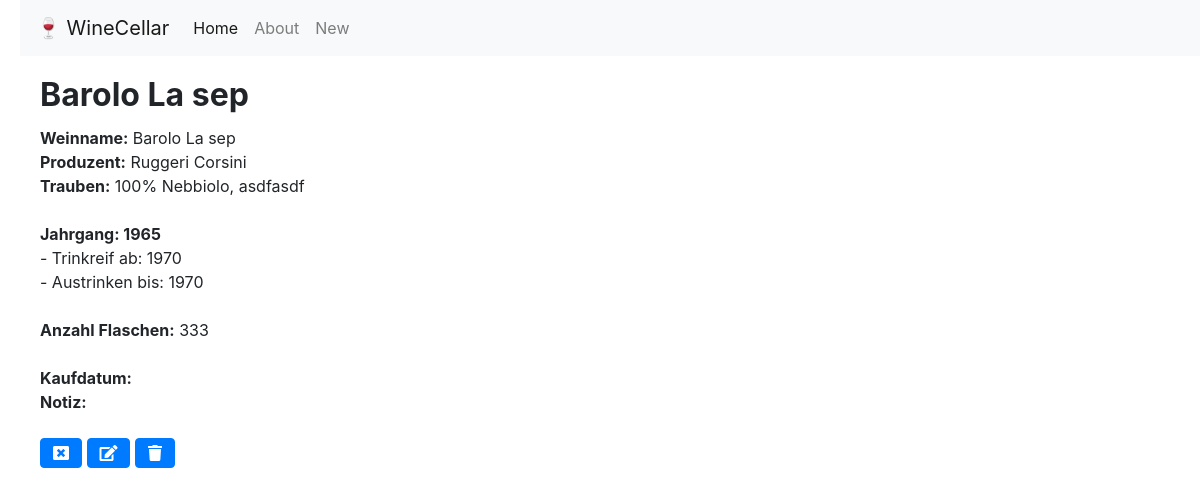
Page /wine/2 on the committed database.
### wine/models.py (models this page shows)
class Wine(models.Model):
    winename = models.CharField(max_length=200, blank=True,)
    producer = models.CharField(max_length=200, blank=True,)
    grapes = models.CharField(max_length=200, blank=True,)
    year = models.CharField(max_length=200, blank=True,)
    country = models.CharField(max_length=200, blank=True,)
    region = models.CharField(max_length=200, blank=True,)
    purchase = models.CharField(max_length=200, blank=True,)
    notes = models.CharField(max_length=400, blank=True,)
    drinkfrom = models.CharField(max_length=200, blank=True,)
    drinkto = models.CharField(max_length=200, blank=True,)
    nmbrbottles = models.IntegerField(default=0)
    entrydate = models.DateTimeField('date published', null=True,)
    editdate = models.DateTimeField(null=True,)

### wine/views.py (the view)
# urls.py: path('wine/<int:pk>', views.DetailView.as_view(), name='wine_detail'),
class DetailView(generic.DetailView):
    model = Wine
    template_name = 'wine/wine_detail.html'

### wine/templates/wine/wine_detail.html (shortened to what this page needs)
{% extends "./base.html" %}
{% block content %}
  <div class="card-body">
      <h2 class="card-title"><b>{{ wine.winename }}</b></h2>
    <div class="card-text">
        <b>Weinname:</b>      {{ wine.winename }}<br>
        <b>Produzent:</b> {{ wine.producer }}<br>
        <b>Trauben:</b> {{ wine.grapes }}<br><br>
        <b>Jahrgang: {{ wine.year }}</b><br>
           - Trinkreif ab: {{ wine.drinkfrom }}<br>
           - Austrinken bis: {{ wine.drinkto }}<br>
        <br>
        <b>Anzahl Flaschen:</b> {{ wine.nmbrbottles }}<br>
      <br>
        <b>Kaufdatum:</b> {{ wine.purchase }}<br>
        <b>Notiz:</b> {{ wine.notes }}
      <br><br>
        <a href="/wine" class="btn btn-primary"><i class="fas fa-window-close"></i></a>
        <a href="{% url 'wine:wine_edit' wine.id %}" class="btn btn-primary"><i class="fas fa-edit"></i></a>
        <a href="{% url 'wine:wine_delete' wine.id %}" class="btn btn-primary"><i class="fas fa-trash"></i></a>
  </div>
  </div>
{% endblock %}

### wine/static/wine/style.css (style rules this page uses)
body,html { background-color: ; margin-left: 10px; }
a { color: black; font-color: black; text-decoration: none; }
a, a:link, visited { font-color: black; text-decoration: none; }

### rows in the picture
Wine: winename "Barolo La sep", producer "Ruggeri Corsini", grapes "100% Nebbiolo, asdfasdf", year "1965", drinkfrom "1970", drinkto "1970", nmbrbottles "333"
